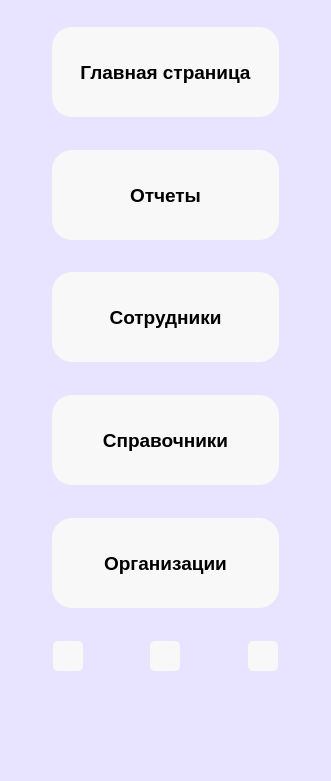
   <widget class="QWidget" name="icon_widget" native="true">
    <property name="geometry">
     <rect>
      <x>0</x>
      <y>0</y>
      <width>331</width>
      <height>781</height>
     </rect>
    </property>
    <property name="styleSheet">
     <string notr="true">background-color: rgb(232, 228, 255);</string>
    </property>
    <widget class="QWidget" name="layoutWidget">
     <property name="geometry">
      <rect>
       <x>0</x>
       <y>0</y>
       <width>331</width>
       <height>671</height>
      </rect>
     </property>
     <layout class="QHBoxLayout" name="horizontalLayout_8">
      <item>
       <spacer name="horizontalSpacer">
        <property name="orientation">
         <enum>Qt::Horizontal</enum>
        </property>
        <property name="sizeHint" stdset="0">
         <size>
          <width>93</width>
          <height>20</height>
         </size>
        </property>
       </spacer>
      </item>
      <item>
       <layout class="QVBoxLayout" name="verticalLayout">
        <item>
         <spacer name="verticalSpacer">
          <property name="orientation">
           <enum>Qt::Vertical</enum>
          </property>
          <property name="sizeHint" stdset="0">
           <size>
            <width>20</width>
            <height>20</height>
           </size>
          </property>
         </spacer>
        </item>
        <item>
         <layout class="QHBoxLayout" name="horizontalLayout_7">
          <item>
           <widget class="QPushButton" name="btnHome">
            <property name="font">
             <font>
              <family>MS Shell Dlg 2</family>
              <pointsize>14</pointsize>
              <weight>75</weight>
              <italic>false</italic>
              <bold>true</bold>
              <underline>false</underline>
              <strikeout>false</strikeout>
              <stylestrategy>PreferDefault</stylestrategy>
             </font>
            </property>
            <property name="cursor">
             <cursorShape>ArrowCursor</cursorShape>
            </property>
            <property name="mouseTracking">
             <bool>false</bool>
            </property>
            <property name="styleSheet">
             <string notr="true">QPushButton {
    background-color: rgb(248, 248, 248); /* Цвет фона кнопки по умолчанию */
	border: none; /* Убираем рамку у кнопки */
	border-radius: 20px;
    min-height: 90px; /* Минимальная высота кнопки */
}

QPushButton:pressed {
    background-color: rgb(232, 228, 255); /* Цвет фона кнопки при нажатии */
}</string>
            </property>
            <property name="text">
             <string>Главная страница</string>
            </property>
            <property name="icon">
             <iconset resource="icon_test.qrc">
              <normaloff>:/icons/icon/Home.png</normaloff>:/icons/icon/Home.png</iconset>
            </property>
            <property name="iconSize">
             <size>
              <width>80</width>
              <height>80</height>
             </size>
            </property>
           </widget>
          </item>
         </layout>
        </item>
        <item>
         <spacer name="verticalSpacer_2">
          <property name="orientation">
           <enum>Qt::Vertical</enum>
          </property>
          <property name="sizeHint" stdset="0">
           <size>
            <width>20</width>
            <height>20</height>
           </size>
          </property>
         </spacer>
        </item>
        <item>
         <layout class="QHBoxLayout" name="horizontalLayout_6">
          <item>
           <widget class="QPushButton" name="btnReports">
            <property name="font">
             <font>
              <family>MS Shell Dlg 2</family>
              <pointsize>14</pointsize>
              <weight>75</weight>
              <bold>true</bold>
              <stylestrategy>PreferDefault</stylestrategy>
             </font>
            </property>
            <property name="styleSheet">
             <string notr="true">QPushButton {
    background-color: rgb(248, 248, 248); /* Цвет фона кнопки по умолчанию */
	border: none; /* Убираем рамку у кнопки */
	border-radius: 20px;
    min-height: 90px; /* Минимальная высота кнопки */
}

QPushButton:pressed {
    background-color: rgb(232, 228, 255); /* Цвет фона кнопки при нажатии */
}</string>
            </property>
            <property name="text">
             <string>Отчеты</string>
            </property>
            <property name="icon">
             <iconset resource="icon_test.qrc">
              <normaloff>:/icons/icon/Otchet.png</normaloff>:/icons/icon/Otchet.png</iconset>
            </property>
            <property name="iconSize">
             <size>
              <width>80</width>
              <height>80</height>
             </size>
            </property>
           </widget>
          </item>
         </layout>
        </item>
        <item>
         <spacer name="verticalSpacer_3">
          <property name="orientation">
           <enum>Qt::Vertical</enum>
          </property>
          <property name="sizeHint" stdset="0">
           <size>
            <width>20</width>
            <height>20</height>
           </size>
          </property>
         </spacer>
        </item>
        <item>
         <layout class="QHBoxLayout" name="horizontalLayout_5">
          <item>
           <widget class="QPushButton" name="btnEmployees">
            <property name="enabled">
             <bool>true</bool>
            </property>
            <property name="font">
             <font>
              <family>MS Shell Dlg 2</family>
              <pointsize>14</pointsize>
              <weight>75</weight>
              <bold>true</bold>
             </font>
            </property>
            <property name="styleSheet">
             <string notr="true">QPushButton {
    background-color: rgb(248, 248, 248); /* Цвет фона кнопки по умолчанию */
	border: none; /* Убираем рамку у кнопки */
	border-radius: 20px;
    min-height: 90px; /* Минимальная высота кнопки */
}

QPushButton:pressed {
    background-color: rgb(232, 228, 255); /* Цвет фона кнопки при нажатии */
}</string>
            </property>
            <property name="text">
             <string>Сотрудники</string>
            </property>
            <property name="icon">
             <iconset resource="icon_test.qrc">
              <normaloff>:/icons/icon/Rabotniki.png</normaloff>:/icons/icon/Rabotniki.png</iconset>
            </property>
            <property name="iconSize">
             <size>
              <width>80</width>
              <height>80</height>
             </size>
            </property>
           </widget>
          </item>
         </layout>
        </item>
        <item>
         <spacer name="verticalSpacer_4">
          <property name="orientation">
           <enum>Qt::Vertical</enum>
          </property>
          <property name="sizeHint" stdset="0">
           <size>
            <width>20</width>
            <height>20</height>
           </size>
          </property>
         </spacer>
        </item>
        <item>
         <layout class="QHBoxLayout" name="horizontalLayout_4"/>
        </item>
        <item>
         <layout class="QHBoxLayout" name="horizontalLayout_3">
          <item>
           <widget class="QPushButton" name="btnDirectory">
            <property name="enabled">
             <bool>true</bool>
            </property>
            <property name="sizePolicy">
             <sizepolicy hsizetype="Minimum" vsizetype="Maximum">
              <horstretch>0</horstretch>
              <verstretch>0</verstretch>
             </sizepolicy>
            </property>
            <property name="font">
             <font>
              <family>MS Shell Dlg 2</family>
              <pointsize>14</pointsize>
              <weight>75</weight>
              <bold>true</bold>
             </font>
            </property>
            <property name="styleSheet">
             <string notr="true">QPushButton {
    background-color: rgb(248, 248, 248); /* Цвет фона кнопки по умолчанию */
	border: none; /* Убираем рамку у кнопки */
	border-radius: 20px;
    min-height: 90px; /* Минимальная высота кнопки */
}

QPushButton:pressed {
    background-color: rgb(232, 228, 255); /* Цвет фона кнопки при нажатии */
}</string>
            </property>
            <property name="text">
             <string>Справочники</string>
            </property>
            <property name="icon">
             <iconset resource="icon_test.qrc">
              <normaloff>:/icons/icon/doljnost.png</normaloff>:/icons/icon/doljnost.png</iconset>
            </property>
            <property name="iconSize">
             <size>
              <width>80</width>
              <height>80</height>
             </size>
            </property>
           </widget>
          </item>
         </layout>
        </item>
        <item>
         <spacer name="verticalSpacer_6">
          <property name="orientation">
           <enum>Qt::Vertical</enum>
          </property>
          <property name="sizeHint" stdset="0">
           <size>
            <width>20</width>
            <height>20</height>
           </size>
          </property>
         </spacer>
        </item>
        <item>
         <layout class="QHBoxLayout" name="horizontalLayout_2"/>
        </item>
        <item>
         <widget class="QPushButton" name="btnOrganizations">
          <property name="enabled">
           <bool>true</bool>
          </property>
          <property name="font">
           <font>
            <family>MS Shell Dlg 2</family>
            <pointsize>14</pointsize>
            <weight>75</weight>
            <bold>true</bold>
           </font>
          </property>
          <property name="styleSheet">
           <string notr="true">QPushButton {
    background-color: rgb(248, 248, 248); /* Цвет фона кнопки по умолчанию */
	border: none; /* Убираем рамку у кнопки */
	border-radius: 20px;
    min-height: 90px; /* Минимальная высота кнопки */
}

QPushButton:pressed {
    background-color: rgb(232, 228, 255); /* Цвет фона кнопки при нажатии */
}</string>
          </property>
          <property name="text">
           <string>Организации</string>
          </property>
          <property name="icon">
           <iconset resource="icon_test.qrc">
            <normaloff>:/icons/icon/Organizatia.png</normaloff>:/icons/icon/Organizatia.png</iconset>
          </property>
          <property name="iconSize">
           <size>
            <width>80</width>
            <height>80</height>
           </size>
          </property>
          <property name="autoDefault">
           <bool>false</bool>
          </property>
          <property name="default">
           <bool>false</bool>
          </property>
         </widget>
        </item>
        <item>
         <spacer name="verticalSpacer_7">
          <property name="orientation">
           <enum>Qt::Vertical</enum>
          </property>
          <property name="sizeHint" stdset="0">
           <size>
            <width>20</width>
            <height>20</height>
           </size>
          </property>
         </spacer>
        </item>
        <item>
         <layout class="QHBoxLayout" name="horizontalLayout">
          <item>
           <spacer name="horizontalSpacer_29">
            <property name="orientation">
             <enum>Qt::Horizontal</enum>
            </property>
            <property name="sizeHint" stdset="0">
             <size>
              <width>10</width>
              <height>10</height>
             </size>
            </property>
           </spacer>
          </item>
          <item>
           <widget class="QPushButton" name="btnOff">
            <property name="enabled">
             <bool>true</bool>
            </property>
            <property name="styleSheet">
             <string notr="true">QPushButton {
    background-color: rgb(248, 248, 248); /* Цвет фона кнопки по умолчанию */
	border: none; /* Убираем рамку у кнопки */
	border-radius: 5px;
	min-width: 30px; /* Минимальная ширина кнопки */
    min-height: 30px; /* Минимальная высота кнопки */
}

QPushButton:pressed {
    background-color: rgb(232, 228, 255); /* Цвет фона кнопки при нажатии */
}</string>
            </property>
            <property name="text">
             <string/>
            </property>
            <property name="icon">
             <iconset resource="icon_test.qrc">
              <normaloff>:/icons/icon/pysk.png</normaloff>:/icons/icon/pysk.png</iconset>
            </property>
            <property name="iconSize">
             <size>
              <width>24</width>
              <height>24</height>
             </size>
            </property>
           </widget>
          </item>
          <item>
           <spacer name="horizontalSpacer_3">
            <property name="orientation">
             <enum>Qt::Horizontal</enum>
            </property>
            <property name="sizeHint" stdset="0">
             <size>
              <width>70</width>
              <height>20</height>
             </size>
            </property>
           </spacer>
          </item>
          <item>
           <widget class="QPushButton" name="btnSet">
            <property name="enabled">
             <bool>true</bool>
            </property>
            <property name="styleSheet">
             <string notr="true">QPushButton {
    background-color: rgb(248, 248, 248); /* Цвет фона кнопки по умолчанию */
	border: none; /* Убираем рамку у кнопки */
	border-radius: 5px;
	min-width: 30px; /* Минимальная ширина кнопки */
    min-height: 30px; /* Минимальная высота кнопки */
}

QPushButton:pressed {
    background-color: rgb(232, 228, 255); /* Цвет фона кнопки при нажатии */
}</string>
            </property>
            <property name="text">
             <string/>
            </property>
            <property name="icon">
             <iconset resource="icon_test.qrc">
              <normaloff>:/icons/icon/settings.png</normaloff>:/icons/icon/settings.png</iconset>
            </property>
            <property name="iconSize">
             <size>
              <width>24</width>
              <height>24</height>
             </size>
            </property>
           </widget>
          </item>
          <item>
           <spacer name="horizontalSpacer_2">
            <property name="orientation">
             <enum>Qt::Horizontal</enum>
            </property>
            <property name="sizeHint" stdset="0">
             <size>
              <width>70</width>
              <height>20</height>
             </size>
            </property>
           </spacer>
          </item>
          <item>
           <widget class="QPushButton" name="btnInfo">
            <property name="enabled">
             <bool>true</bool>
            </property>
            <property name="styleSheet">
             <string notr="true">QPushButton {
    background-color: rgb(248, 248, 248); /* Цвет фона кнопки по умолчанию */
	border: none; /* Убираем рамку у кнопки */
	border-radius: 5px;
	min-width: 30px; /* Минимальная ширина кнопки */
    min-height: 30px; /* Минимальная высота кнопки */
}

QPushButton:pressed {
    background-color: rgb(232, 228, 255); /* Цвет фона кнопки при нажатии */
}</string>
            </property>
            <property name="text">
             <string/>
            </property>
            <property name="icon">
             <iconset resource="icon_test.qrc">
              <normaloff>:/icons/icon/dop_info.png</normaloff>:/icons/icon/dop_info.png</iconset>
            </property>
            <property name="iconSize">
             <size>
              <width>24</width>
              <height>24</height>
             </size>
            </property>
           </widget>
          </item>
          <item>
           <spacer name="horizontalSpacer_30">
            <property name="orientation">
             <enum>Qt::Horizontal</enum>
            </property>
            <property name="sizeHint" stdset="0">
             <size>
              <width>10</width>
              <height>10</height>
             </size>
            </property>
           </spacer>
          </item>
         </layout>
        </item>
       </layout>
      </item>
      <item>
       <spacer name="horizontalSpacer_6">
        <property name="orientation">
         <enum>Qt::Horizontal</enum>
        </property>
        <property name="sizeHint" stdset="0">
         <size>
          <width>93</width>
          <height>20</height>
         </size>
        </property>
       </spacer>
      </item>
     </layout>
    </widget>
   </widget>
